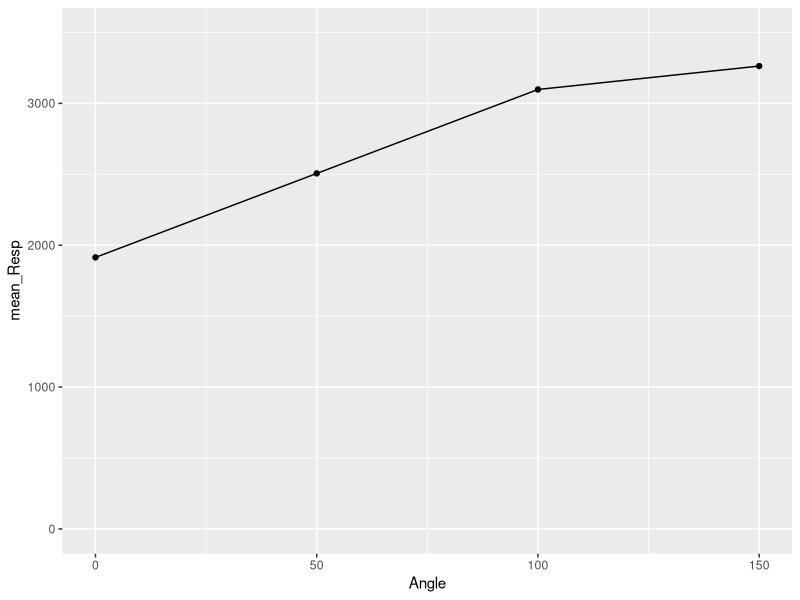
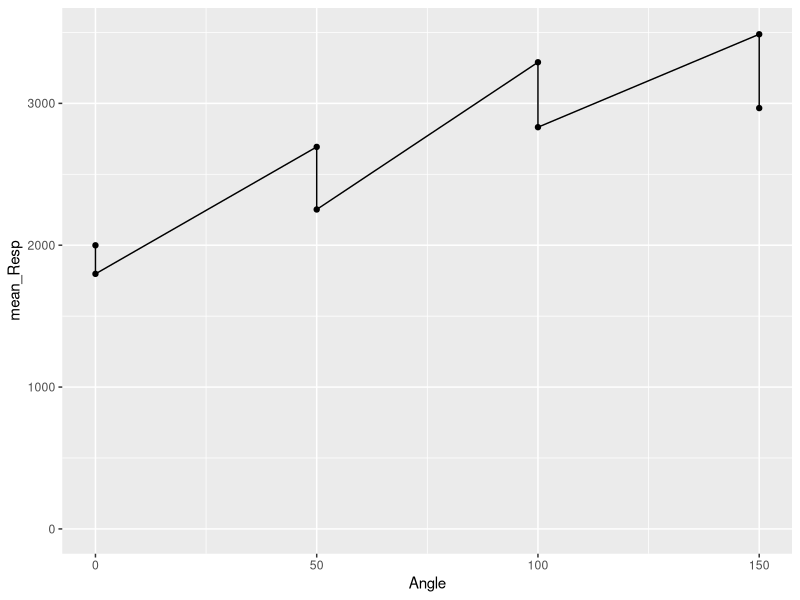
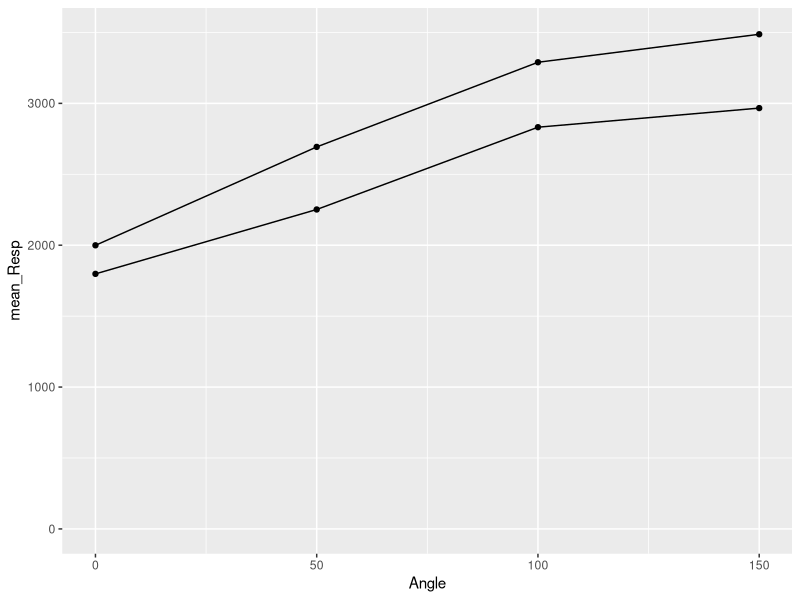
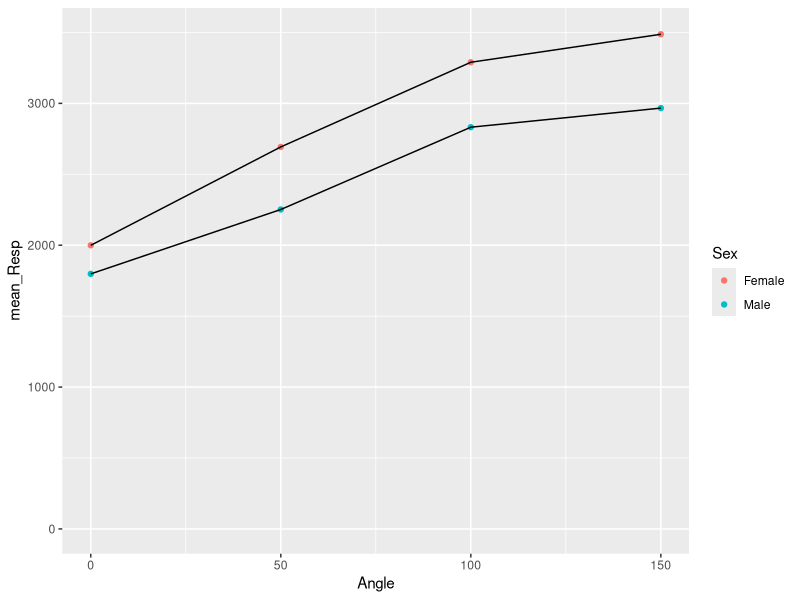
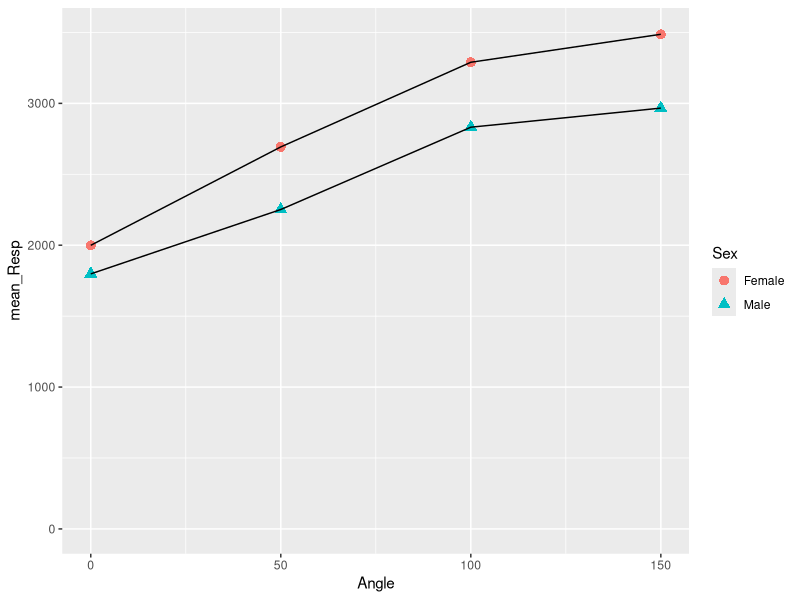
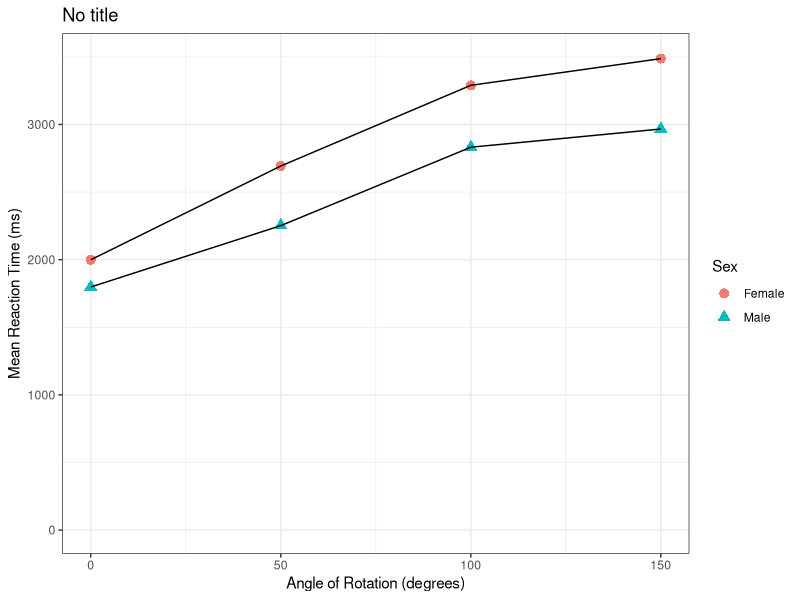
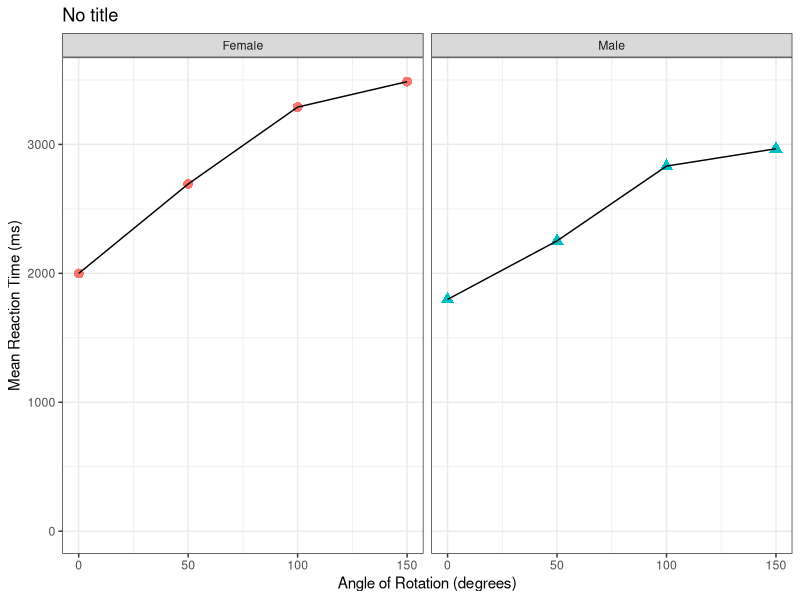

The R source for these figures, in order:
## ---- chunk 1
knitr::opts_chunk$set(echo = TRUE)
## ---- chunk 2
library("tidyverse")

menrot <- read_csv("MentalRotationBehavioralData.csv")
demog <- read_csv("demographics.csv")

menrot_dim <- dim(menrot)
demog_dim <- dim(demog)

## ---- chunk 3
menrot_angle <- filter(menrot, CorrectResponse == "Correct") %>%
  inner_join(demog, "Participant") %>%
  group_by(Angle) %>% 
  summarise(mean_Resp = mean(Time))

ggplot(data = menrot_angle, aes(x = Angle, y = mean_Resp)) + 
  geom_point() +
  geom_line() +
  coord_cartesian(ylim = c(0, 3500), expand = TRUE)
## ---- chunk 4
menrot_angle <- filter(menrot, CorrectResponse == "Correct") %>%
  inner_join(demog, "Participant") %>%
  group_by(Angle, Sex) %>% 
  summarise(mean_Resp = mean(Time))

ggplot(data = menrot_angle, aes(x = Angle, y = mean_Resp)) + 
  geom_point() +
  geom_line() +
  coord_cartesian(ylim = c(0, 3500), expand = TRUE)
## ---- chunk 5

menrot_angle <- filter(menrot, CorrectResponse == "Correct") %>%
  inner_join(demog, "Participant") %>%
  group_by(Angle, Sex) %>% 
  summarise(mean_Resp = mean(Time))

ggplot(data = menrot_angle, aes(x = Angle, y = mean_Resp, group = Sex)) + 
  geom_point() +
  geom_line() +
  coord_cartesian(ylim = c(0, 3500), expand = TRUE)

## ---- chunk 6
menrot_angle <- filter(menrot, CorrectResponse == "Correct") %>%
  inner_join(demog, "Participant") %>%
  group_by(Angle, Sex) %>% 
  summarise(mean_Resp = mean(Time))

ggplot(data = menrot_angle, aes(x = Angle, y = mean_Resp, group = Sex)) + 
  geom_point(aes(color=Sex)) +
  geom_line() +
  coord_cartesian(ylim = c(0, 3500), expand = TRUE)
## ---- chunk 7
menrot_angle <- filter(menrot, CorrectResponse == "Correct") %>%
  inner_join(demog, "Participant") %>%
  group_by(Angle, Sex) %>% 
  summarise(mean_Resp = mean(Time))

ggplot(data = menrot_angle, aes(x = Angle, y = mean_Resp, group = Sex)) + 
  geom_point(aes(color=Sex, shape=Sex), size=3) +
  geom_line() +
  coord_cartesian(ylim = c(0, 3500), expand = TRUE)
## ---- chunk 8
menrot_angle <- filter(menrot, CorrectResponse == "Correct") %>%
  inner_join(demog, "Participant") %>%
  group_by(Angle, Sex) %>% 
  summarise(mean_Resp = mean(Time))

ggplot(data = menrot_angle, aes(x = Angle, y = mean_Resp, group = Sex)) + 
  geom_point(aes(color=Sex, shape=Sex), size=3) +
  geom_line() +
  coord_cartesian(ylim = c(0, 3500), expand = TRUE) + 

labs(x = "Angle of Rotation (degrees)", y = "Mean Reaction Time (ms)", title = "No title") + 
theme_bw()
## ---- chunk 9
menrot_angle <- filter(menrot, CorrectResponse == "Correct") %>%
  inner_join(demog, "Participant") %>%
  group_by(Angle, Sex) %>% 
  summarise(mean_Resp = mean(Time))

ggplot(data = menrot_angle, aes(x = Angle, y = mean_Resp, group = Sex)) + 
  geom_point(aes(color=Sex, shape=Sex), size=3) +
  geom_line() +
  coord_cartesian(ylim = c(0, 3500), expand = TRUE) + 

labs(x = "Angle of Rotation (degrees)", y = "Mean Reaction Time (ms)", title = "No title") + 
facet_wrap(~Sex) + 
guides(group = FALSE, color = FALSE, shape = FALSE) +
theme_bw() 
